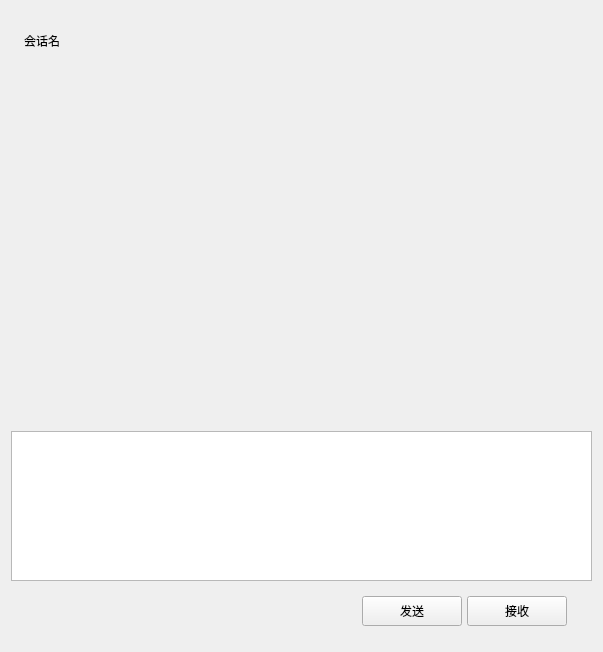
<?xml version="1.0" encoding="UTF-8"?>
<ui version="4.0">
 <class>ChatDataWidget</class>
 <widget class="QWidget" name="ChatDataWidget">
  <property name="geometry">
   <rect>
    <x>0</x>
    <y>0</y>
    <width>603</width>
    <height>652</height>
   </rect>
  </property>
  <property name="windowTitle">
   <string>Form</string>
  </property>
  <layout class="QHBoxLayout" name="horizontalLayout">
   <item>
    <widget class="QWidget" name="chat_data_wid" native="true">
     <layout class="QVBoxLayout" name="verticalLayout_4">
      <property name="spacing">
       <number>0</number>
      </property>
      <property name="leftMargin">
       <number>0</number>
      </property>
      <property name="topMargin">
       <number>0</number>
      </property>
      <property name="rightMargin">
       <number>0</number>
      </property>
      <property name="bottomMargin">
       <number>0</number>
      </property>
      <item>
       <widget class="QWidget" name="title_wid" native="true">
        <property name="minimumSize">
         <size>
          <width>0</width>
          <height>60</height>
         </size>
        </property>
        <property name="maximumSize">
         <size>
          <width>16777215</width>
          <height>60</height>
         </size>
        </property>
        <layout class="QHBoxLayout" name="horizontalLayout_3">
         <property name="spacing">
          <number>7</number>
         </property>
         <property name="leftMargin">
          <number>11</number>
         </property>
         <property name="topMargin">
          <number>2</number>
         </property>
         <property name="rightMargin">
          <number>2</number>
         </property>
         <property name="bottomMargin">
          <number>2</number>
         </property>
         <item>
          <widget class="QWidget" name="widget_2" native="true">
           <layout class="QHBoxLayout" name="horizontalLayout_4">
            <property name="spacing">
             <number>2</number>
            </property>
            <property name="leftMargin">
             <number>2</number>
            </property>
            <property name="topMargin">
             <number>2</number>
            </property>
            <property name="rightMargin">
             <number>2</number>
            </property>
            <property name="bottomMargin">
             <number>2</number>
            </property>
            <item>
             <widget class="QLabel" name="title_lb">
              <property name="text">
               <string>会话名</string>
              </property>
             </widget>
            </item>
           </layout>
          </widget>
         </item>
        </layout>
       </widget>
      </item>
      <item>
       <widget class="ChatView" name="chat_data_list" native="true"/>
      </item>
      <item>
       <widget class="QWidget" name="tool_wid" native="true">
        <property name="minimumSize">
         <size>
          <width>0</width>
          <height>60</height>
         </size>
        </property>
        <property name="maximumSize">
         <size>
          <width>16777215</width>
          <height>60</height>
         </size>
        </property>
        <layout class="QHBoxLayout" name="horizontalLayout_5">
         <property name="spacing">
          <number>0</number>
         </property>
         <property name="leftMargin">
          <number>2</number>
         </property>
         <property name="topMargin">
          <number>2</number>
         </property>
         <property name="rightMargin">
          <number>2</number>
         </property>
         <property name="bottomMargin">
          <number>2</number>
         </property>
         <item>
          <spacer name="horizontalSpacer_2">
           <property name="orientation">
            <enum>Qt::Orientation::Horizontal</enum>
           </property>
           <property name="sizeType">
            <enum>QSizePolicy::Policy::Fixed</enum>
           </property>
           <property name="sizeHint" stdset="0">
            <size>
             <width>5</width>
             <height>20</height>
            </size>
           </property>
          </spacer>
         </item>
         <item>
          <widget class="ClickedLabel" name="emo_lb">
           <property name="minimumSize">
            <size>
             <width>20</width>
             <height>20</height>
            </size>
           </property>
           <property name="maximumSize">
            <size>
             <width>20</width>
             <height>20</height>
            </size>
           </property>
           <property name="text">
            <string/>
           </property>
          </widget>
         </item>
         <item>
          <spacer name="horizontalSpacer_3">
           <property name="orientation">
            <enum>Qt::Orientation::Horizontal</enum>
           </property>
           <property name="sizeType">
            <enum>QSizePolicy::Policy::Fixed</enum>
           </property>
           <property name="sizeHint" stdset="0">
            <size>
             <width>5</width>
             <height>20</height>
            </size>
           </property>
          </spacer>
         </item>
         <item>
          <widget class="ClickedLabel" name="file_lb">
           <property name="minimumSize">
            <size>
             <width>20</width>
             <height>20</height>
            </size>
           </property>
           <property name="maximumSize">
            <size>
             <width>20</width>
             <height>20</height>
            </size>
           </property>
           <property name="text">
            <string/>
           </property>
          </widget>
         </item>
         <item>
          <spacer name="horizontalSpacer_4">
           <property name="orientation">
            <enum>Qt::Orientation::Horizontal</enum>
           </property>
           <property name="sizeHint" stdset="0">
            <size>
             <width>40</width>
             <height>20</height>
            </size>
           </property>
          </spacer>
         </item>
        </layout>
       </widget>
      </item>
      <item>
       <widget class="MessageTextEdit" name="chat_edit">
        <property name="minimumSize">
         <size>
          <width>0</width>
          <height>80</height>
         </size>
        </property>
        <property name="maximumSize">
         <size>
          <width>16777215</width>
          <height>150</height>
         </size>
        </property>
       </widget>
      </item>
      <item>
       <widget class="QWidget" name="send_wid" native="true">
        <property name="minimumSize">
         <size>
          <width>0</width>
          <height>60</height>
         </size>
        </property>
        <property name="maximumSize">
         <size>
          <width>16777215</width>
          <height>60</height>
         </size>
        </property>
        <layout class="QHBoxLayout" name="horizontalLayout_6">
         <property name="spacing">
          <number>0</number>
         </property>
         <property name="leftMargin">
          <number>0</number>
         </property>
         <property name="topMargin">
          <number>0</number>
         </property>
         <property name="rightMargin">
          <number>0</number>
         </property>
         <property name="bottomMargin">
          <number>0</number>
         </property>
         <item>
          <spacer name="horizontalSpacer_5">
           <property name="orientation">
            <enum>Qt::Orientation::Horizontal</enum>
           </property>
           <property name="sizeHint" stdset="0">
            <size>
             <width>40</width>
             <height>20</height>
            </size>
           </property>
          </spacer>
         </item>
         <item>
          <widget class="ClickedBtn" name="send_btn">
           <property name="minimumSize">
            <size>
             <width>100</width>
             <height>30</height>
            </size>
           </property>
           <property name="maximumSize">
            <size>
             <width>100</width>
             <height>30</height>
            </size>
           </property>
           <property name="text">
            <string>发送</string>
           </property>
          </widget>
         </item>
         <item>
          <spacer name="horizontalSpacer_6">
           <property name="orientation">
            <enum>Qt::Orientation::Horizontal</enum>
           </property>
           <property name="sizeType">
            <enum>QSizePolicy::Policy::Fixed</enum>
           </property>
           <property name="sizeHint" stdset="0">
            <size>
             <width>5</width>
             <height>20</height>
            </size>
           </property>
          </spacer>
         </item>
         <item>
          <widget class="ClickedBtn" name="recv_btn">
           <property name="minimumSize">
            <size>
             <width>100</width>
             <height>30</height>
            </size>
           </property>
           <property name="maximumSize">
            <size>
             <width>100</width>
             <height>30</height>
            </size>
           </property>
           <property name="text">
            <string>接收</string>
           </property>
          </widget>
         </item>
         <item>
          <spacer name="horizontalSpacer_7">
           <property name="orientation">
            <enum>Qt::Orientation::Horizontal</enum>
           </property>
           <property name="sizeType">
            <enum>QSizePolicy::Policy::Fixed</enum>
           </property>
           <property name="sizeHint" stdset="0">
            <size>
             <width>25</width>
             <height>20</height>
            </size>
           </property>
          </spacer>
         </item>
        </layout>
       </widget>
      </item>
     </layout>
    </widget>
   </item>
  </layout>
 </widget>
 <customwidgets>
  <customwidget>
   <class>ClickedBtn</class>
   <extends>QPushButton</extends>
   <header location="global">clickedbtn.h</header>
  </customwidget>
  <customwidget>
   <class>ClickedLabel</class>
   <extends>QLabel</extends>
   <header location="global">clickedlabel.h</header>
  </customwidget>
  <customwidget>
   <class>ChatView</class>
   <extends>QWidget</extends>
   <header location="global">chatview.h</header>
   <container>1</container>
  </customwidget>
  <customwidget>
   <class>MessageTextEdit</class>
   <extends>QTextEdit</extends>
   <header location="global">messagetextedit.h</header>
  </customwidget>
 </customwidgets>
 <resources/>
 <connections/>
</ui>
